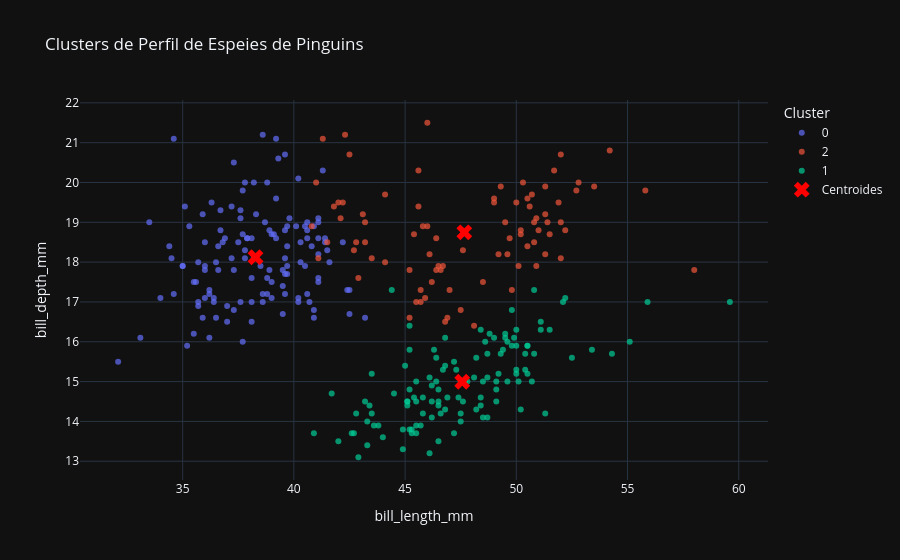

The cell this chart's notebook holds for it:
### Code cell
df_clusters = pd.DataFrame({
    'bill_length_mm': penguins['bill_length_mm'],
    'bill_depth_mm': penguins['bill_depth_mm'],
    'cluster': labels.astype(str)
})

fig = px.scatter(df_clusters, x='bill_length_mm', y='bill_depth_mm', color='cluster',
                 color_continuous_scale='viridis', opacity=0.7,
                 title='Clusters de Perfil de Espeies de Pinguins')

fig.add_scatter(x=centroides_originais[:, 0], y=centroides_originais[:, 1],
                mode='markers', marker=dict(color='red', symbol='x', size=14),
                name='Centroides')


fig.update_layout(xaxis_title='bill_length_mm', yaxis_title='bill_depth_mm',
                  legend_title='Cluster')
fig.show()

### Figure 1 — Plotly figure (JSON) as saved in the notebook; plotly's stock layout.template omitted (floating-point values rounded to 4 significant figures; data arrays with more than 128 entries replaced by an {"elided": "..."} marker saying what was removed)
{"data": [{"hovertemplate": "cluster=0<br>bill_length_mm=%{x}<br>bill_depth_mm=%{y}<extra></extra>", "legendgroup": "0", "marker": {"color": "#636efa", "opacity": 0.7, "symbol": "circle"}, "mode": "markers", "name": "0", "orientation": "v", "showlegend": true, "x": {"elided": "129 float values"}, "xaxis": "x", "y": {"elided": "129 float values"}, "yaxis": "y", "type": "scatter"}, {"hovertemplate": "cluster=2<br>bill_length_mm=%{x}<br>bill_depth_mm=%{y}<extra></extra>", "legendgroup": "2", "marker": {"color": "#EF553B", "opacity": 0.7, "symbol": "circle"}, "mode": "markers", "name": "2", "orientation": "v", "showlegend": true, "x": [42.5, 46.0, 44.1, 42.3, 42.0, 41.3, 41.8, 45.8, 42.8, 42.1, 42.9, 41.1, 40.8, 43.2, 41.0, 43.2, 45.6, 42.2, 42.7, 44.1, 43.1, 41.5, 46.5, 50.0, 51.3, 45.4, 52.7, 45.2, 46.1, 51.3, 46.0, 51.3, 46.6, 51.7, 47.0, 52.0, 45.9, 50.5, 50.3, 58.0, 46.4, 49.2, 48.5, 50.6, 46.7, 52.0, 50.5, 49.5, 46.4, 52.8, 54.2, 51.0, 49.7, 47.5, 47.6, 52.0, 46.9, 53.5, 49.0, 46.2, 50.9, 45.5, 50.9, 50.8, 50.1, 49.0, 51.5, 49.8, 48.1, 51.4, 45.7, 50.7, 52.2, 45.2, 49.3, 50.2, 45.6, 51.9, 46.8, 45.7, 55.8, 43.5, 49.6, 50.8, 50.2], "xaxis": "x", "y": [20.7, 21.5, 19.7, 21.2, 19.5, 21.1, 19.4, 18.9, 18.5, 19.1, 17.6, 18.1, 18.9, 18.5, 20.0, 19.0, 20.3, 19.5, 18.3, 18.0, 19.2, 18.5, 17.9, 19.5, 19.2, 18.7, 19.8, 17.8, 18.2, 18.2, 18.9, 19.9, 17.8, 20.3, 17.3, 18.1, 17.1, 19.6, 20.0, 17.8, 18.6, 18.2, 17.5, 19.4, 17.9, 19.0, 18.4, 19.0, 17.8, 20.0, 20.8, 18.8, 18.6, 16.8, 18.3, 20.7, 16.6, 19.9, 19.5, 17.5, 19.1, 17.0, 17.9, 18.5, 17.9, 19.6, 18.7, 17.3, 16.4, 19.0, 17.3, 19.7, 18.8, 16.6, 19.9, 18.8, 19.4, 19.5, 16.5, 17.0, 19.8, 18.1, 18.2, 19.0, 18.7], "yaxis": "y", "type": "scatter"}, {"hovertemplate": "cluster=1<br>bill_length_mm=%{x}<br>bill_depth_mm=%{y}<extra></extra>", "legendgroup": "1", "marker": {"color": "#00cc96", "opacity": 0.7, "symbol": "circle"}, "mode": "markers", "name": "1", "orientation": "v", "showlegend": true, "x": [46.1, 50.0, 48.7, 50.0, 47.6, 46.5, 45.4, 46.7, 43.3, 46.8, 40.9, 49.0, 45.5, 48.4, 45.8, 49.3, 42.0, 49.2, 46.2, 48.7, 50.2, 45.1, 46.5, 46.3, 42.9, 46.1, 47.8, 48.2, 50.0, 47.3, 42.8, 45.1, 59.6, 49.1, 48.4, 42.6, 44.4, 44.0, 48.7, 42.7, 49.6, 45.3, 49.6, 50.5, 43.6, 45.5, 50.5, 44.9, 45.2, 46.6, 48.5, 45.1, 50.1, 46.5, 45.0, 43.8, 45.5, 43.2, 50.4, 45.3, 46.2, 45.7, 54.3, 45.8, 49.8, 49.5, 43.5, 50.7, 47.7, 46.4, 48.2, 46.5, 46.4, 48.6, 47.5, 51.1, 45.2, 45.2, 49.1, 52.5, 47.4, 50.0, 44.9, 50.8, 43.4, 51.3, 47.5, 52.1, 47.5, 52.2, 45.5, 49.5, 44.5, 50.8, 49.4, 46.9, 48.4, 51.1, 48.5, 55.9, 47.2, 49.1, 46.8, 41.7, 53.4, 43.3, 48.1, 50.5, 49.8, 43.5, 51.5, 46.2, 55.1, 48.8, 47.2, 46.8, 50.4, 45.2, 49.9], "xaxis": "x", "y": [13.2, 16.3, 14.1, 15.2, 14.5, 13.5, 14.6, 15.3, 13.4, 15.4, 13.7, 16.1, 13.7, 14.6, 14.6, 15.7, 13.5, 15.2, 14.5, 15.1, 14.3, 14.5, 14.5, 15.8, 13.1, 15.1, 15.0, 14.3, 15.3, 15.3, 14.2, 14.5, 17.0, 14.8, 16.3, 13.7, 17.3, 13.6, 15.7, 13.7, 16.0, 13.7, 15.0, 15.9, 13.9, 13.9, 15.9, 13.3, 15.8, 14.2, 14.1, 14.4, 15.0, 14.4, 15.4, 13.9, 15.0, 14.5, 15.3, 13.8, 14.9, 13.9, 15.7, 14.2, 16.8, 16.2, 14.2, 15.0, 15.0, 15.6, 15.6, 14.8, 15.0, 16.0, 14.2, 16.3, 13.8, 16.4, 14.5, 15.6, 14.6, 15.9, 13.8, 17.3, 14.4, 14.2, 14.0, 17.0, 15.0, 17.1, 14.5, 16.1, 14.7, 15.7, 15.8, 14.6, 14.4, 16.5, 15.0, 17.0, 15.5, 15.0, 16.1, 14.7, 15.8, 14.0, 15.1, 15.2, 15.9, 15.2, 16.3, 14.1, 16.0, 16.2, 13.7, 14.3, 15.7, 14.8, 16.1], "yaxis": "y", "type": "scatter"}, {"marker": {"color": "red", "size": 14, "symbol": "x"}, "mode": "markers", "name": "Centroides", "x": [38.28, 47.57, 47.66], "y": [18.12, 15.0, 18.75], "type": "scatter"}], "layout": {"xaxis": {"anchor": "y", "domain": [0.0, 1.0], "title": {"text": "bill_length_mm"}}, "yaxis": {"anchor": "x", "domain": [0.0, 1.0], "title": {"text": "bill_depth_mm"}}, "legend": {"title": {"text": "Cluster"}, "tracegroupgap": 0}, "title": {"text": "Clusters de Perfil de Espeies de Pinguins"}}}
